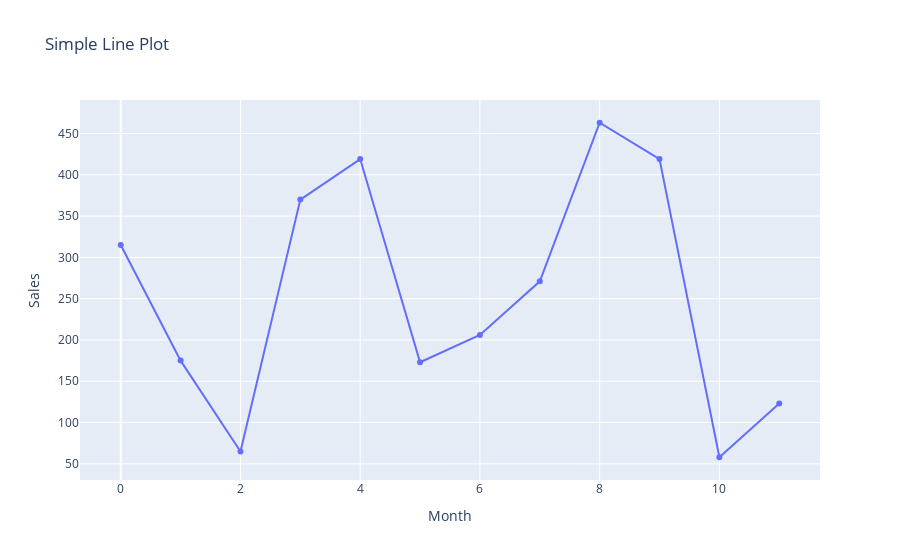

Write notebook code for a chart like this one.
### Markdown cell above
# Introduction to Plotly

### Code cell
# import required packages
import plotly.graph_objects as go
import numpy as np

# Set random seed for reproducibility
np.random.seed(10)
x = np.arange(12)
# Create random y values
y = np.random.randint(50, 500, size=12)

# Line Plot using graph objects.
# Plotly.graph contains a JSON object which has a structure of dict.
# Here, `go` is the plotly JSON object.
# Updating values of `go` object keywords, chart can be plotted.
# Create figure and add trace (scatter)

fig = go.Figure(data=go.Scatter(x=x, y=y))
fig.update_layout(
    title='Simple Line Plot',
    xaxis_title='Month',
    yaxis_title='Sales'
)
fig.show()

### Figure 1 — Plotly figure (JSON) as saved in the notebook; plotly's stock layout.template omitted (floating-point values rounded to 4 significant figures)
{"data": [{"type": "scatter", "x": [0, 1, 2, 3, 4, 5, 6, 7, 8, 9, 10, 11], "y": [315, 175, 65, 370, 419, 173, 206, 271, 463, 419, 58, 123]}], "layout": {"autosize": true, "title": {"text": "Simple Line Plot"}, "xaxis": {"autorange": true, "range": [-0.7019, 11.7], "title": {"text": "Month"}, "type": "linear"}, "yaxis": {"autorange": true, "range": [24.58, 496.4], "title": {"text": "Sales"}, "type": "linear"}}}
